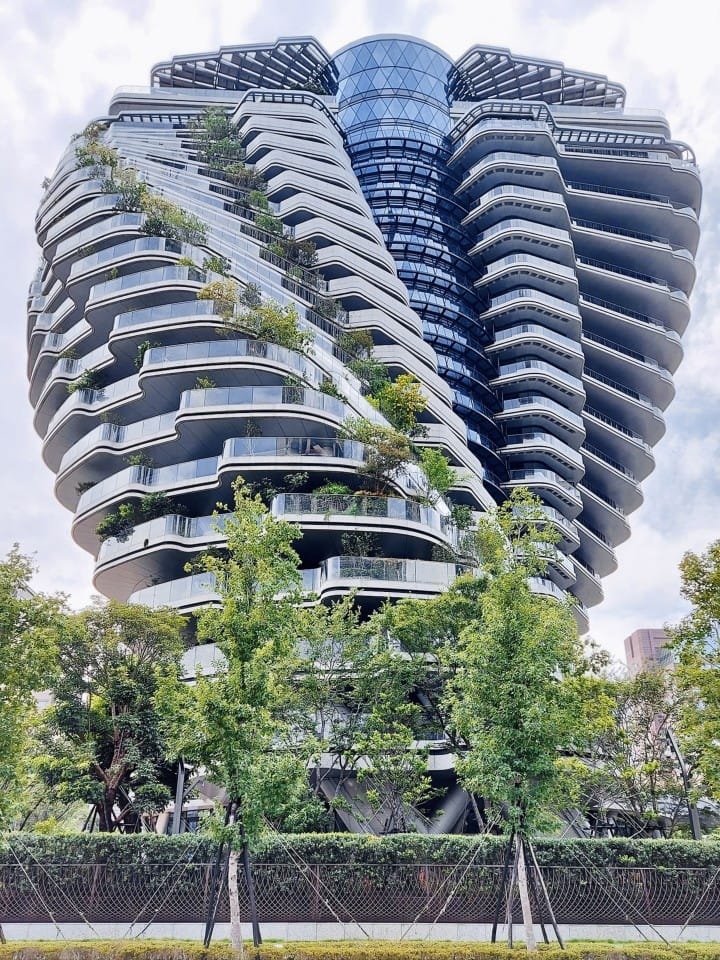
%> input picture 2. Segundo de Carrera/Segundo Semestre/Computación Numérica/Lab/P6/agora.jpg, 720 x 960 px
$ octave Img_Edges.m   (GNU Octave 9; MATLAB toolbox functions it lacks are replaced by stand-ins)
%> lines starting %> are read from the running program, lines starting %| are printed output that depends on the picture
%% Detect Image Edges
clear
close all
clc

% Read the images
% img = imread('Qatar1.jpg');
img = imread('agora.jpg');
%> img is the input picture: size 960x720x3 uint8; mean R, G, B 131.1, 138.9, 140.5
% [10 lines of commented-out code are left out]

I = double(rgb2gray(img)); % Mean -> Numerical Matrix
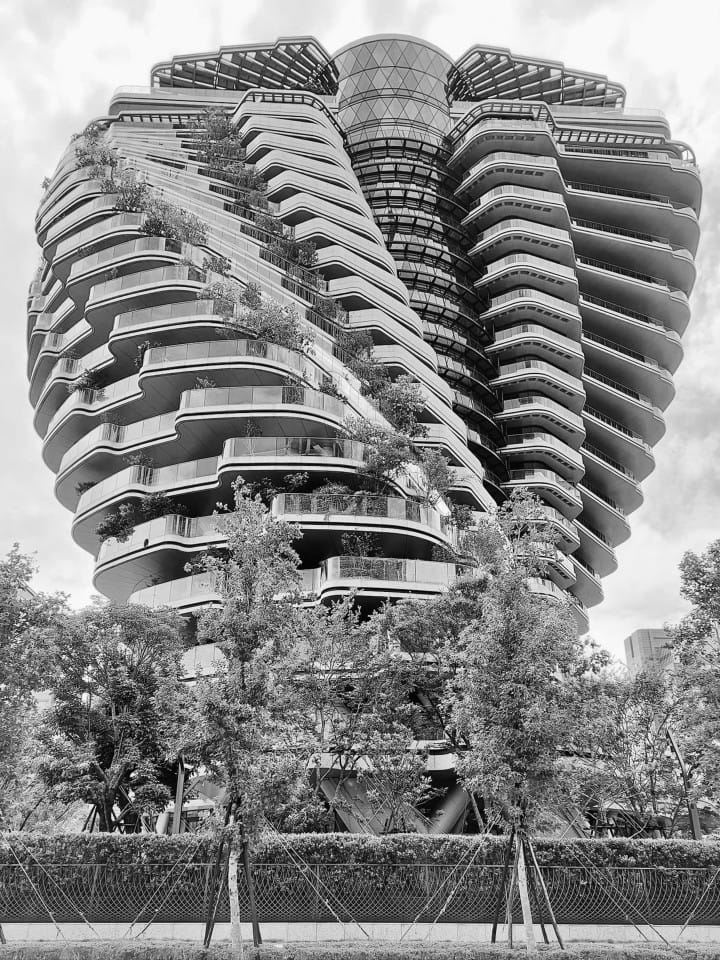
%> I: size 960x720 double; min 0, max 255, mean 136.8
% figure
% imshow(I)

% Derivatives
hx = 1; % pixels
hy = 1; % pixels
df_dx = (I(2:end,:) - I(1:end-1,:)) / hx;
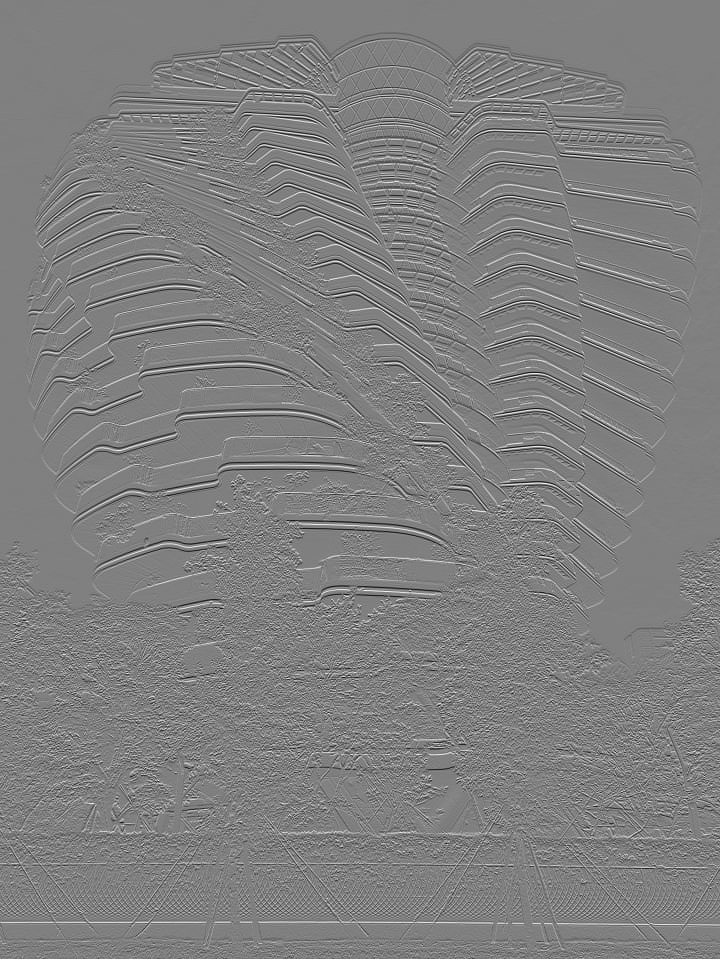
%> df_dx: size 959x720 double; min -221, max 219, mean -0.1; drawn with min black and max white
df_dx_end = (I(end,:) - I(end - 1,:)) / hx; % Last Row
%> df_dx_end = 720 values, max 89 at index 584, min -104 at index 473, mean -8.04
df_dx = [df_dx; df_dx_end];
%> df_dx: size 960x720 double

df_dy = (I(:,2:end) - I(:,1:end-1)) / hx;
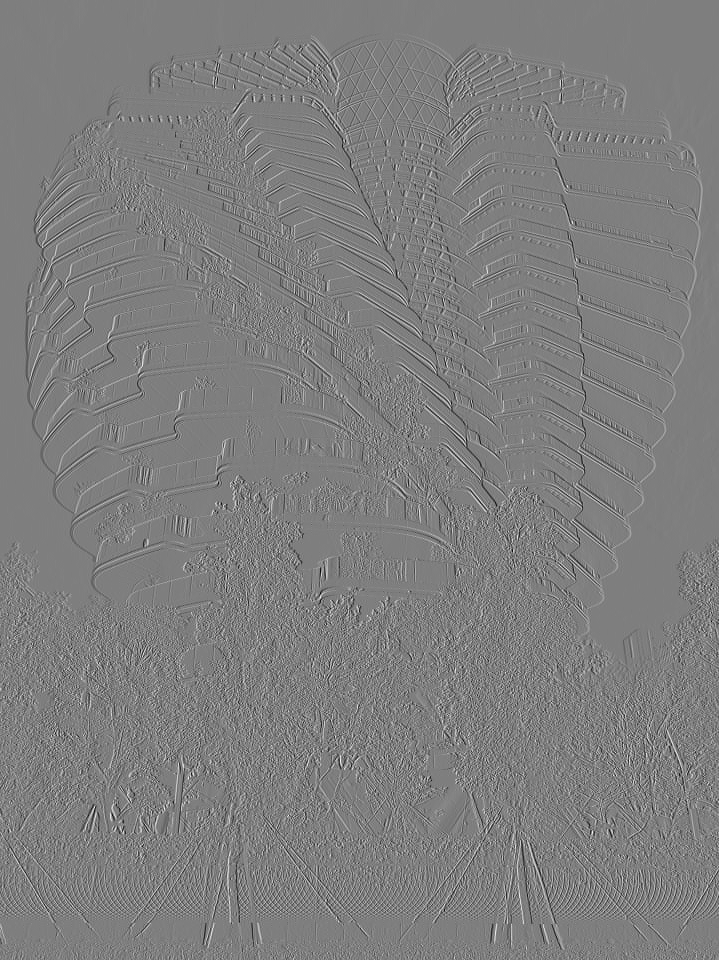
%> df_dy: size 960x719 double; min -205, max 207, mean 0; drawn with min black and max white
df_dy_end = (I(:,end) - I(:,end-1)) / hy; % Last Col
%> df_dy_end = 960 values, max 122 at index 552, min -113 at index 624, mean 0.925
df_dy = [df_dy df_dy_end];
%> df_dy: size 960x720 double

% To remove the last col instead of adding the last
% df_dx(:,end)= []; df_dy(end,:) = [];

grad_I = sqrt(df_dx.^2 + df_dy.^2); % edges of I
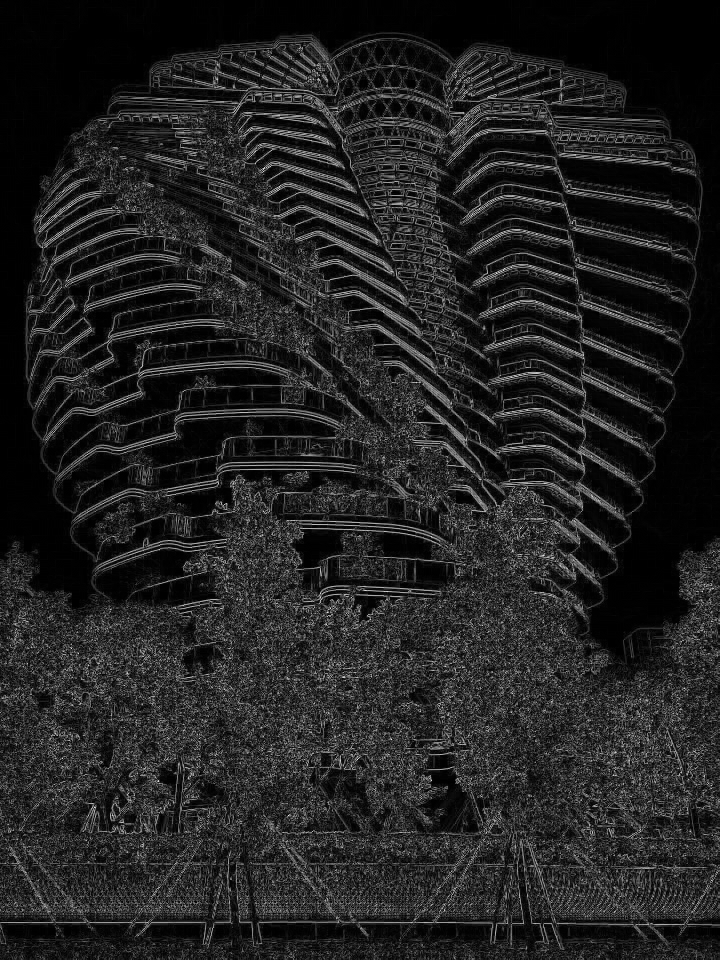
%> grad_I: size 960x720 double; min 0, max 238.2, mean 34.7
figure, imshow(uint8(grad_I))
figure, imshow(uint8(df_dx))
%> after `imshow(uint8(df_dx))`:
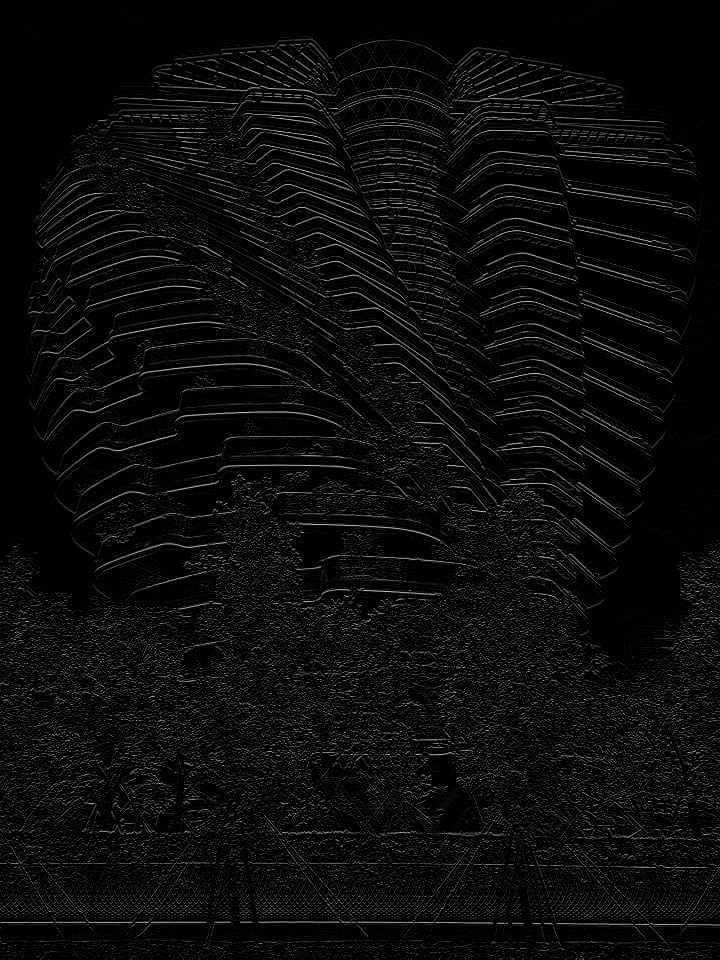
%> displayed picture: size 960x720, on the screen's scale of 0 to 255; min 0, max 219, mean 12
figure, imshow(uint8(df_dy))
%> after `imshow(uint8(df_dy))`:
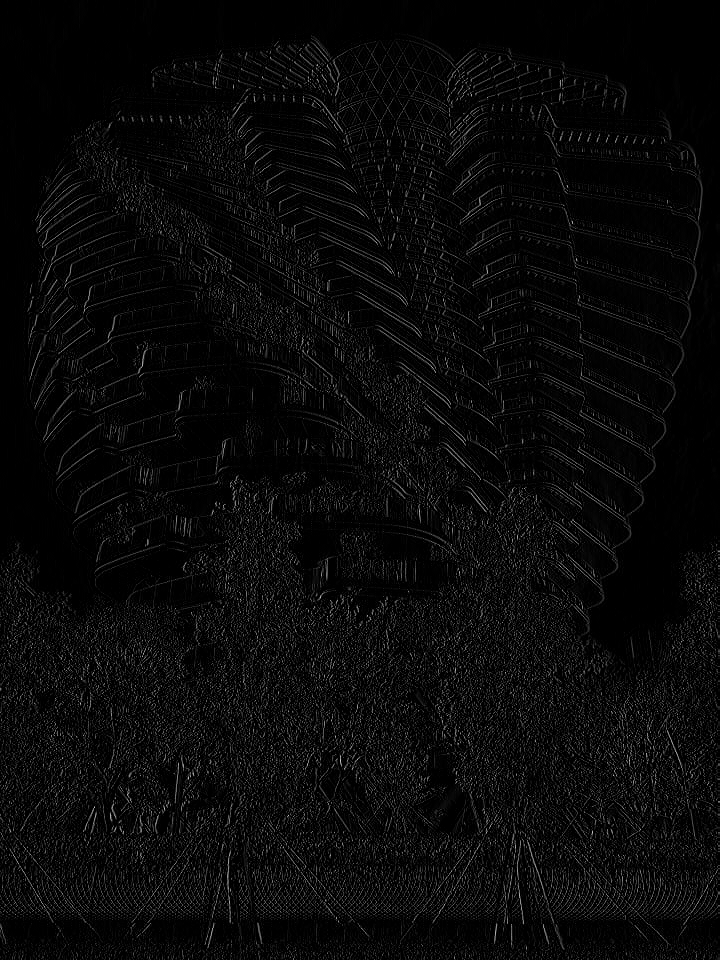
%> displayed picture: size 960x720, on the screen's scale of 0 to 255; min 0, max 207, mean 9.7
